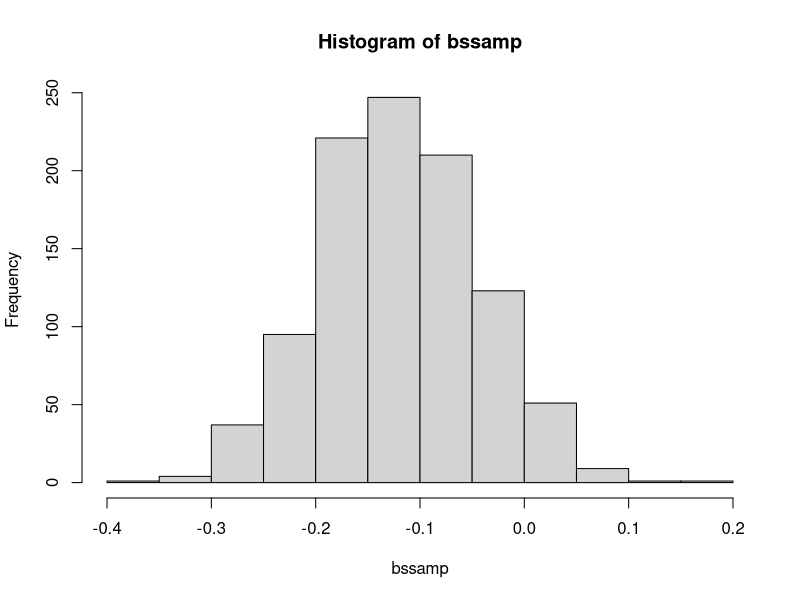
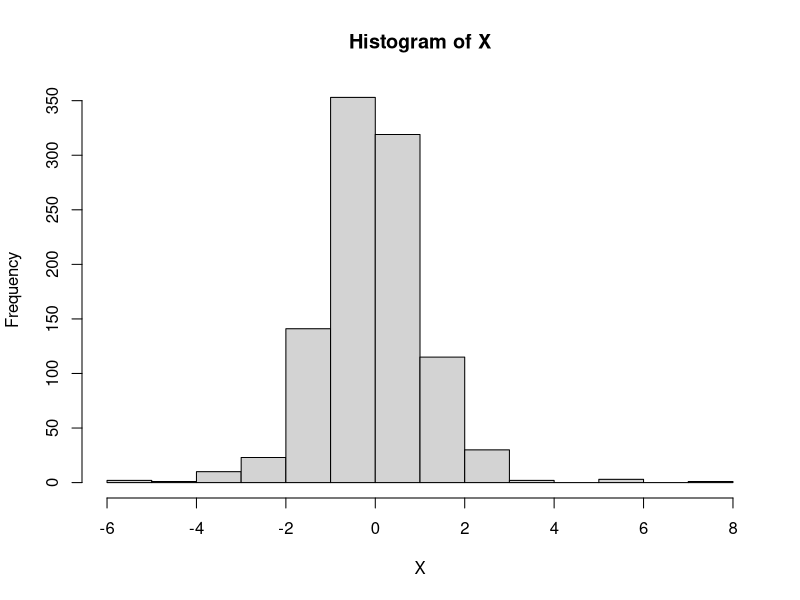

These charts were generated, in order, by the following R code:
## ---- chunk 1
c(2,4,6,NA,17)
c(1:5,NA,7)
c(Fred=1,George=2,Mary=3)
c("Hellow","orld")
## ---- chunk 2
1:10
10:1
seq(-3,3,.1)
## ---- chunk 3
rep(c("Control","Treat1","Treat2"),10)
rep(c("Control","Treat1","Treat2"),each=10)
## ---- chunk 4
paste("Sample",1:5)
paste("Sample",1:5,"new",sep="_")
paste0("User",1:5)

## ---- chunk 5
file.path("Assignments","problemcs1.sav")
## ---- chunk 6
sprintf("Template text: s:%s, d:%03d, f:%f, e:%e, g:%g gg:%g\n",
   "Hi", 7, 3.14, 1000000000000, exp(10), exp(100))
   #\n is a newline
## ---- chunk 7
args(matrix)
args(array)
## ---- chunk 8
dim(state.x77)
dimnames(state.x77)
## ---- chunk 9
mat <- matrix(1:12,3,4)
mat
mat[7]
mat[2,4]
## ---- chunk 10
mat[2,]
mat[,3]
mat[3,,drop=FALSE]

## ---- chunk 11
matrix(1:12,3,4)
matrix(1:12,3,4,byrow=TRUE)
## ---- chunk 12
help("Distributions")
## ---- chunk 13
N <- 10
skill1 <- sample(ordered(c("High","Medium","Low"),
                         levels=c("Low","Medium","High")),
                 N,replace=TRUE)
skill1
## ---- chunk 14
N <- 50
irissamp <- iris[sample.int(nrow(iris),N,replace=FALSE),]
irissamp
## ---- chunk 15
Ntest <- round(nrow(iris)/3)
test <- sample.int(nrow(iris),Ntest)
iristest <- iris[test,]
iristrain <- iris[-test,]  # - index means don't select these arguments.
## ---- chunk 16
B <- 1000  ## Number of bootstraps
bssamp <- sapply(1:B, function(b) {
  #sapply with integer value will loop.
  irissamp <- iris[sample.int(nrow(iris),nrow(iris),replace=TRUE),]
  ## Make sure you have the replacement!
  cor(irissamp$Sepal.Length,irissamp$Sepal.Width)
})
hist(bssamp)
mean(bssamp)
sd(bssamp)
## ---- chunk 17
cor.test(iris$Sepal.Length,iris$Sepal.Width)
quantile(bssamp,c(.025,.975))
## ---- chunk 18
mus <- c(0,0)
sigs <- c(1,3)
eps <- .05
N <- 1000
X <- ifelse(runif(N)<eps,
            rnorm(N,mus[2],sigs[2]),
            rnorm(N,mus[1],sigs[1]))
hist(X)

## ---- chunk 19
mx <- 3; my<- 10
sx <- 1; sy<-2.5
rxy <- .6
N <- 100

X <- rnorm(N,mx,sx)
Y <- sy*(rxy*(X-mx)/sx + sqrt(1-rxy^2)*rnorm(N)) + my
dat <- data.frame(X=X,Y=Y)
apply(dat,2,mean)
apply(dat,2,sd)
cor(dat)
## ---- chunk 20
mv <- c(1,2,3)
sv <- c(.2,.3,.4)
R <- matrix(c(1,-.1,.9,-.1,1,-.4,.9,-.4,1),3,3)
R
chol(R)

## ---- chunk 21
Sigma <- diag(sv)%*%R%*%diag(sv)
Sigma
## ---- chunk 22
N <- 10
X <- mvtnorm::rmvnorm(N,mv,Sigma)
cat("Means:\n")
mv
round(apply(X,2,mean),2)
cat("SDs:\n")
sv
round(apply(X,2,sd),3)
cat("Correlations:\n")
R
round(cor(X),3)
## ---- chunk 23
A <- chol(Sigma)
N <- 10
X <- sweep(matrix(rnorm(N*nrow(A)),ncol=nrow(A))%*%A,2,mv,"+")
cat("Means:\n")
mv
round(apply(X,2,mean),2)
cat("SDs:\n")
sv
round(apply(X,2,sd),3)
cat("Correlations:\n")
R
round(cor(X),3)
## ---- chunk 24
X <- mvtnorm::rmvnorm(N,mv,Sigma)
round(apply(X,2,mean),2)
round(apply(X,2,sd),3)
cat("Covariance")
Sigma
round(cov(X),3)
## ---- chunk 25
rWishart(3,10,Sigma)
